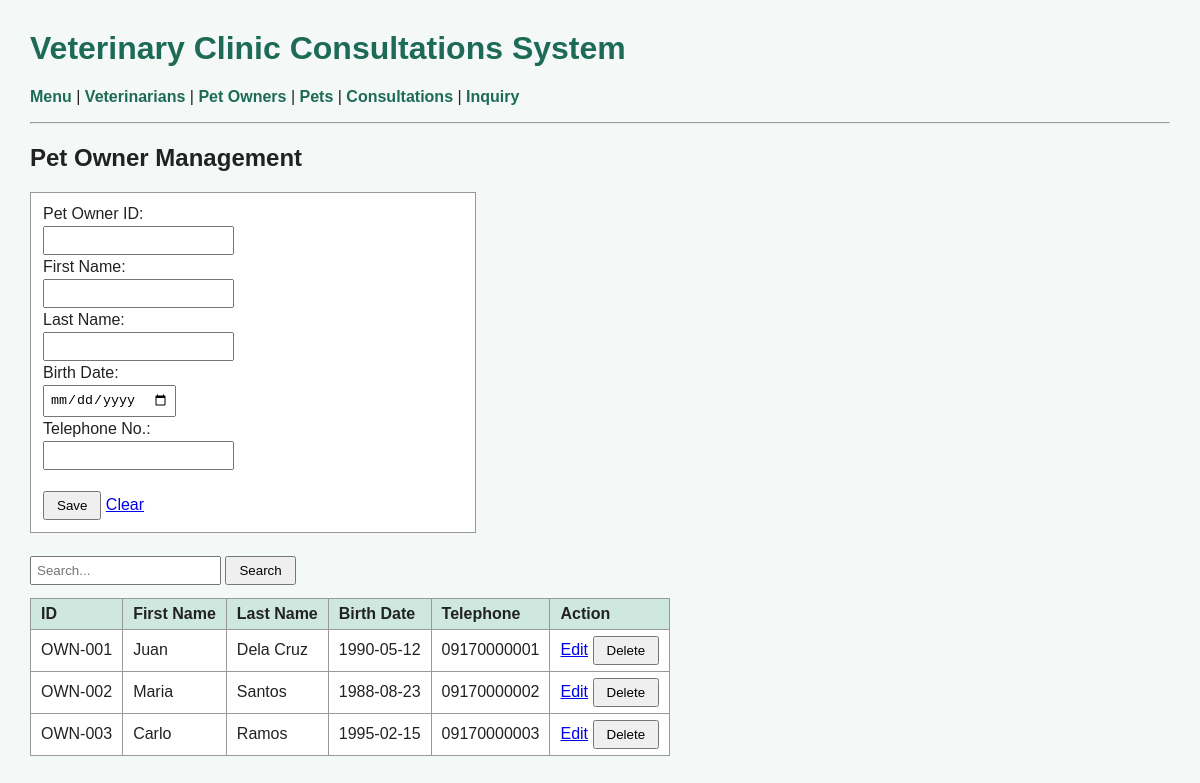
Page /petowner.php on the committed database.
### tables this page shows
CREATE TABLE PetOwner (
    petOwnerID    VARCHAR(20) PRIMARY KEY,
    petOwnerFName VARCHAR(50),
    petOwnerLName VARCHAR(50),
    petOwnerBDate DATE,
    petOwnerTelNo VARCHAR(20),
    isDeleted     TINYINT DEFAULT 0       
);

### db.php (called while the page is built)
<?php
$conn = new mysqli("localhost", "root", "", "clinic");
function run($sql, $values = []) {
    global $conn;
    return $conn->execute_query($sql, $values);
}
function h($text) {
    return htmlspecialchars($text ?? "");
}

### petowner.php (the view, shortened to what this page needs)
<?php
include "db.php";
include "header.php";
$row = ["petOwnerID" => "", "petOwnerFName" => "", "petOwnerLName" => "", "petOwnerBDate" => "", "petOwnerTelNo" => ""];
$editing = "";
$search = $_GET["search"] ?? "";
$list = run("SELECT * FROM PetOwner
             WHERE isDeleted = 0
             AND (petOwnerID LIKE ? OR petOwnerFName LIKE ? OR petOwnerLName LIKE ? OR petOwnerTelNo LIKE ?)",
            ["%$search%", "%$search%", "%$search%", "%$search%"]);
?>
<h2>Pet Owner Management</h2>
<form method="post" class="box">
    Pet Owner ID:<br>
    <input name="petOwnerID" value="<?= h($row["petOwnerID"]) ?>" <?= $editing ? "readonly" : "required" ?>><br>
    First Name:<br>
    <input name="petOwnerFName" value="<?= h($row["petOwnerFName"]) ?>" required><br>
    Last Name:<br>
    <input name="petOwnerLName" value="<?= h($row["petOwnerLName"]) ?>" required><br>
    Birth Date:<br>
    <input type="date" name="petOwnerBDate" value="<?= h($row["petOwnerBDate"]) ?>" required><br>
    Telephone No.:<br>
    <input name="petOwnerTelNo" value="<?= h($row["petOwnerTelNo"]) ?>" required><br><br>
    <button name="save">Save</button>
    <a href="petowner.php">Clear</a>
</form>
<form method="get">
    <input name="search" placeholder="Search..." value="<?= h($search) ?>">
    <button>Search</button>
</form>
<table>
    <tr><th>ID</th><th>First Name</th><th>Last Name</th><th>Birth Date</th><th>Telephone</th><th>Action</th></tr>
    <?php while ($r = $list->fetch_assoc()) { ?>
    <tr>
        <td><?= h($r["petOwnerID"]) ?></td>
        <td><?= h($r["petOwnerFName"]) ?></td>
        <td><?= h($r["petOwnerLName"]) ?></td>
        <td><?= h($r["petOwnerBDate"]) ?></td>
        <td><?= h($r["petOwnerTelNo"]) ?></td>
        <td>
            <a href="petowner.php?edit=<?= urlencode($r["petOwnerID"]) ?>">Edit</a>
            <form method="post" style="display:inline" onsubmit="return confirm('Delete this record?')">
                <button name="delete" value="<?= h($r["petOwnerID"]) ?>">Delete</button>
            </form>
        </td>
    </tr>
    <?php } ?>
</table>
<?php include "footer.php"; ?>

### style.css (style rules this page uses)
body { font-family: Arial, sans-serif; margin: 30px; background: #f4f8f6; color: #222; }
table { border-collapse: collapse; background: white; margin-top: 10px; }
th, td { border: 1px solid #999; padding: 6px 10px; text-align: left; }
th { background: #cfe8df; }
input, select, textarea { padding: 5px; margin: 3px 0; }
button { padding: 5px 12px; cursor: pointer; }
.box { background: white; border: 1px solid #999; padding: 12px; margin-bottom: 20px; width: 420px; }

### rows in the picture
petowner: petOwnerID "OWN-001", petOwnerFName "Juan", petOwnerLName "Dela Cruz", petOwnerBDate "1990-05-12", petOwnerTelNo "09170000001"
petowner: petOwnerID "OWN-002", petOwnerFName "Maria", petOwnerLName "Santos", petOwnerBDate "1988-08-23", petOwnerTelNo "09170000002"
petowner: petOwnerID "OWN-003", petOwnerFName "Carlo", petOwnerLName "Ramos", petOwnerBDate "1995-02-15", petOwnerTelNo "09170000003"
